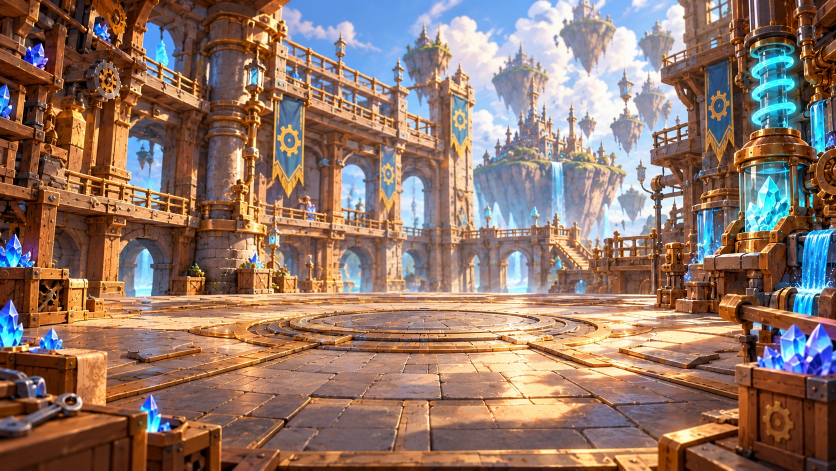
#> input picture src/assets/game-visions/environments/factor_frenzy-v1.webp, 1672 x 941 px (shown at 1/2 size); its folder holds 4 pictures in this run
$ python inspect-environments.py
#> lines starting #> are read from the running program, lines starting #| are printed output that depends on the picture
from pathlib import Path
from PIL import Image,ImageDraw
root=Path(__file__).resolve().parents[3]
files=sorted((root/'src/assets/game-visions/environments').glob('*.webp'))
cellw,cellh=300,190
out=Image.new('RGB',(cellw*5,cellh*((len(files)+4)//5)),'#082b3c');d=ImageDraw.Draw(out)
#> after `out = Image.new('RGB', (cellw * 5, cellh * ((len(files) + 4) // 5)), '`:
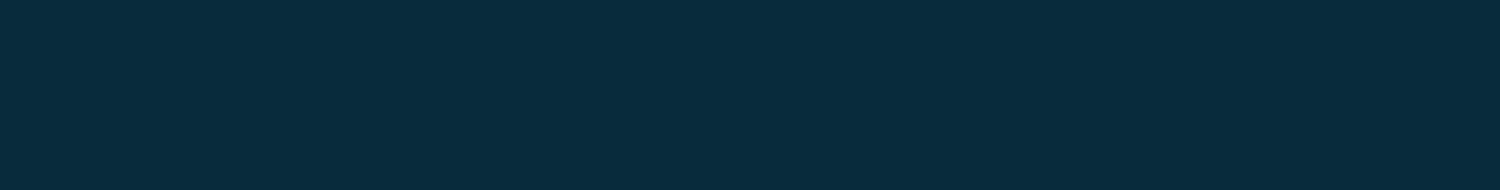
#> out: PIL image 1500x190 RGB; mean R, G, B 8, 43, 60
for i,p in enumerate(files):
 im=Image.open(p).convert('RGB');im.thumbnail((cellw-12,cellh-28));x=(i%5)*cellw;y=(i//5)*cellh;out.paste(im,(x+(cellw-im.width)//2,y+24));d.text((x+6,y+5),p.name,fill='white')
#> further down, im is the input picture: PIL image 1672x941 RGB; mean R, G, B 144.8, 118.1, 105.3
#> after `im.thumbnail((cellw - 12, cellh - 28))`:
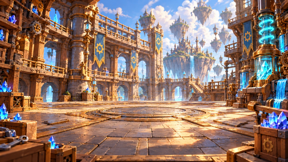
#> im: PIL image 288x162 RGB; mean R, G, B 144.9, 118.2, 105.4
#> after `out.paste(im, (x + (cellw - im.width) // 2, y + 24))`:
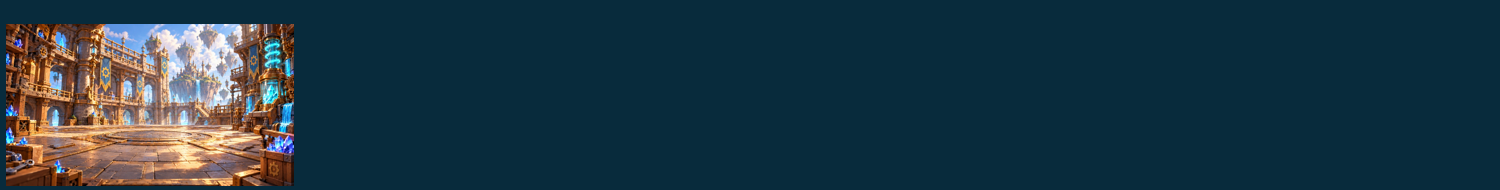
#> out: PIL image 1500x190 RGB; mean R, G, B 30.4, 55.3, 67.4
#> pass 2 of the loop `for i,p in enumerate(files):`:
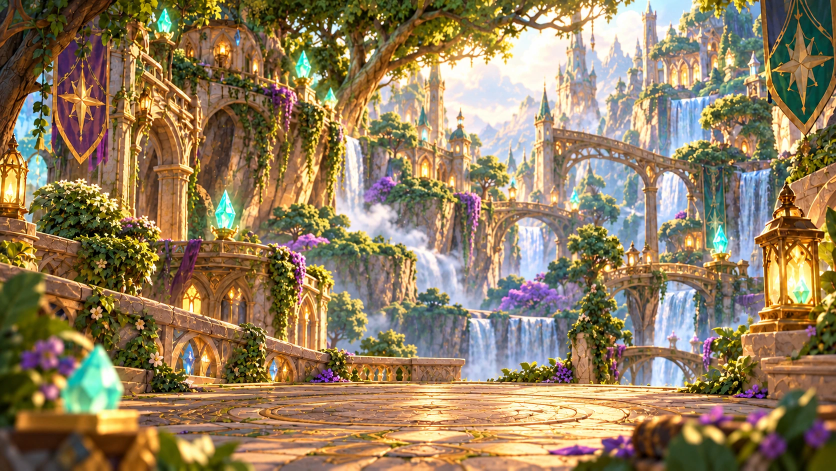
#> input picture src/assets/game-visions/environments/match3_equivalence-v1.webp, 1672 x 941 px (shown at 1/2 size)
#> im is the input picture: PIL image 1672x941 RGB; mean R, G, B 147.1, 126.8, 94.8
#> `im.thumbnail((cellw - 12, cellh - 28))`:
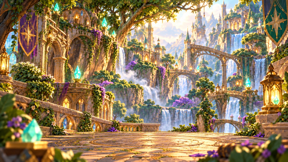
#> im: PIL image 288x162 RGB; mean R, G, B 147.2, 126.9, 95
#> `out.paste(im, (x + (cellw - im.width) // 2, y + 24))`:
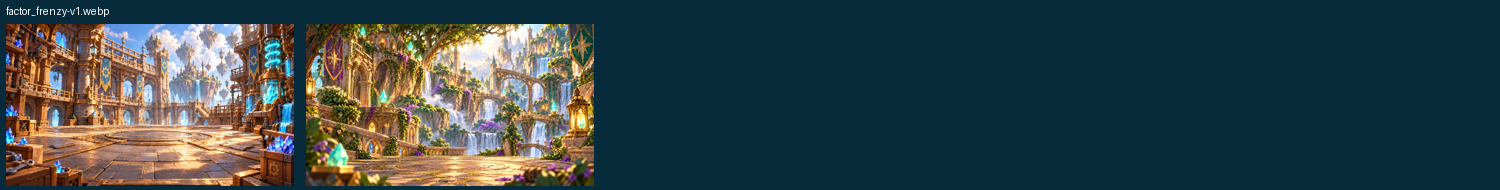
#> out: PIL image 1500x190 RGB; mean R, G, B 53.4, 69.2, 73.3
dest=root/'qa-artifacts/matharia-concepts/current-environment-library.jpg';out.save(dest,quality=90);print(dest)
#> after `dest = root / 'qa-artifacts/matharia-concepts/current-environment-libr`:
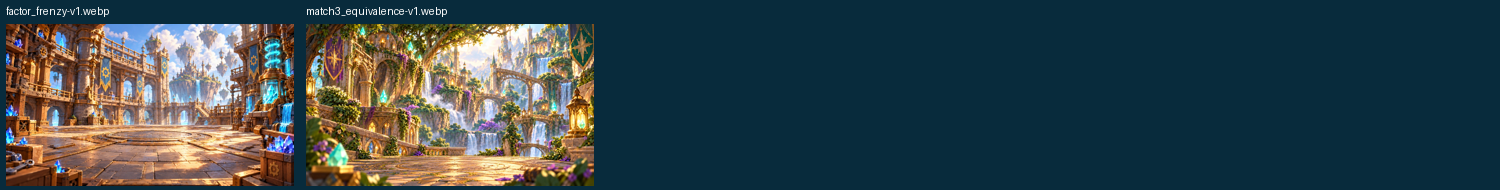
#> saved as current-environment-library.jpg: PIL image 1500x190 RGB; mean R, G, B 53.6, 69.4, 73.5
